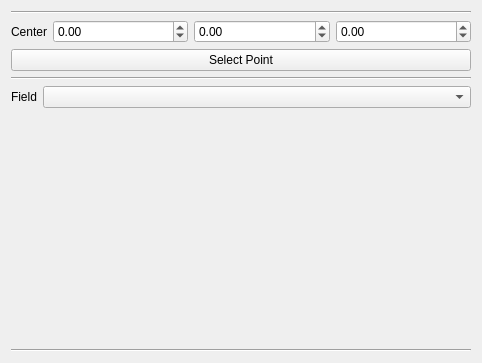
<?xml version="1.0" encoding="UTF-8"?>
<ui version="4.0">
 <class>TaskPostDataAtPoint</class>
 <widget class="QWidget" name="TaskPostDataAtPoint">
  <property name="geometry">
   <rect>
    <x>0</x>
    <y>0</y>
    <width>482</width>
    <height>363</height>
   </rect>
  </property>
  <property name="windowTitle">
   <string>Form</string>
  </property>
  <layout class="QVBoxLayout" name="verticalLayout">
   <item>
    <widget class="Line" name="line">
     <property name="orientation">
      <enum>Qt::Horizontal</enum>
     </property>
    </widget>
   </item>
   <item>
    <layout class="QHBoxLayout" name="horizontalLayout">
     <item>
      <widget class="QLabel" name="label">
       <property name="text">
        <string>Center</string>
       </property>
       <property name="alignment">
        <set>Qt::AlignCenter</set>
       </property>
      </widget>
     </item>
     <item>
      <widget class="QDoubleSpinBox" name="centerX">
       <property name="sizePolicy">
        <sizepolicy hsizetype="MinimumExpanding" vsizetype="Fixed">
         <horstretch>0</horstretch>
         <verstretch>0</verstretch>
        </sizepolicy>
       </property>
       <property name="minimumSize">
        <size>
         <width>70</width>
         <height>0</height>
        </size>
       </property>
       <property name="minimum">
        <double>-999999999.000000000000000</double>
       </property>
       <property name="maximum">
        <double>999999999.000000000000000</double>
       </property>
      </widget>
     </item>
     <item>
      <widget class="QDoubleSpinBox" name="centerY">
       <property name="sizePolicy">
        <sizepolicy hsizetype="MinimumExpanding" vsizetype="Fixed">
         <horstretch>0</horstretch>
         <verstretch>0</verstretch>
        </sizepolicy>
       </property>
       <property name="minimumSize">
        <size>
         <width>70</width>
         <height>0</height>
        </size>
       </property>
       <property name="minimum">
        <double>-999999999.000000000000000</double>
       </property>
       <property name="maximum">
        <double>999999999.000000000000000</double>
       </property>
      </widget>
     </item>
     <item>
      <widget class="QDoubleSpinBox" name="centerZ">
       <property name="sizePolicy">
        <sizepolicy hsizetype="MinimumExpanding" vsizetype="Fixed">
         <horstretch>0</horstretch>
         <verstretch>0</verstretch>
        </sizepolicy>
       </property>
       <property name="minimumSize">
        <size>
         <width>70</width>
         <height>0</height>
        </size>
       </property>
       <property name="minimum">
        <double>-999999999.000000000000000</double>
       </property>
       <property name="maximum">
        <double>999999999.000000000000000</double>
       </property>
      </widget>
     </item>
    </layout>
   </item>
   <item>
    <widget class="QPushButton" name="SelectPoint">
     <property name="text">
      <string>Select Point</string>
     </property>
    </widget>
   </item>
   <item>
    <widget class="Line" name="line_2">
     <property name="orientation">
      <enum>Qt::Horizontal</enum>
     </property>
    </widget>
   </item>
   <item>
    <layout class="QFormLayout" name="formLayout_4">
     <property name="fieldGrowthPolicy">
      <enum>QFormLayout::AllNonFixedFieldsGrow</enum>
     </property>
     <item row="0" column="0">
      <widget class="QLabel" name="label_4">
       <property name="text">
        <string>Field</string>
       </property>
      </widget>
     </item>
     <item row="0" column="1">
      <widget class="QComboBox" name="Field"/>
     </item>
    </layout>
   </item>
   <item>
    <widget class="Line" name="line_3">
     <property name="orientation">
      <enum>Qt::Horizontal</enum>
     </property>
    </widget>
   </item>
  </layout>
  <zorder>SelectPoint</zorder>
  <zorder>line</zorder>
  <zorder>line_2</zorder>
  <zorder>line_3</zorder>
 </widget>
 <resources/>
 <connections/>
</ui>
